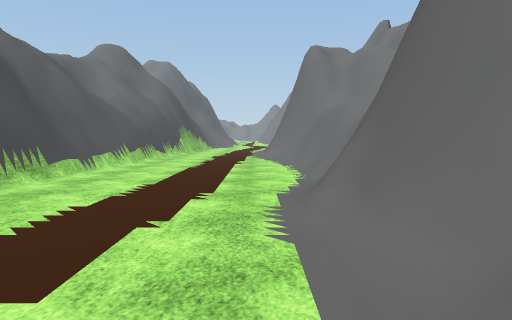
View 1 (above)

15 first-person views from a walk through a scene from a Unity 3-D project. The camera is 1.4 m above the floor, tilts 4° down and sees 75° across. The floor is counted in squares, 2 m on a side. Each view is taken from the middle of a square. On the plan, view 1 faces up. The plan holds only what a view shows up to about 10 squares ahead; the rest is blank. The place goes on beyond the plan. Some animated figures are left out. Some surface patterns are stand-ins.

View 2
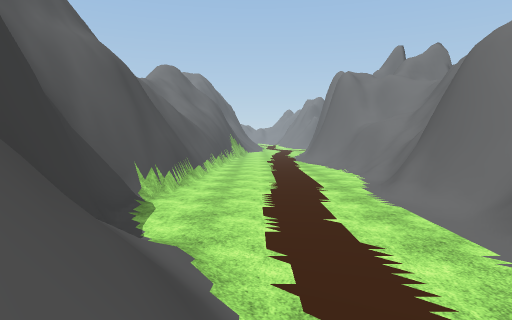

View 3
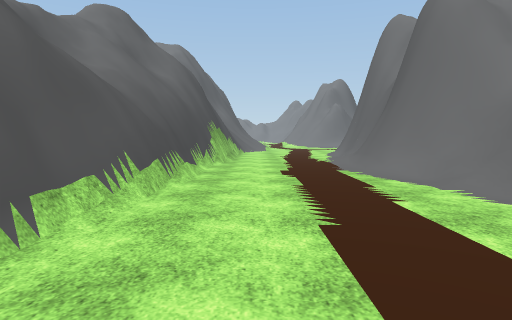

View 4
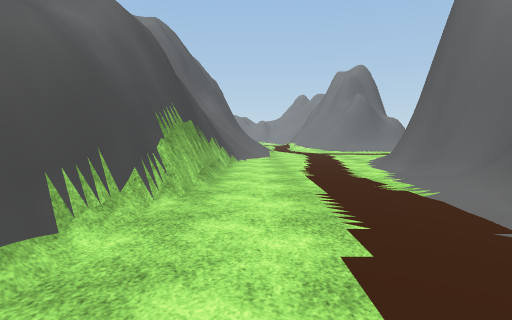

View 5
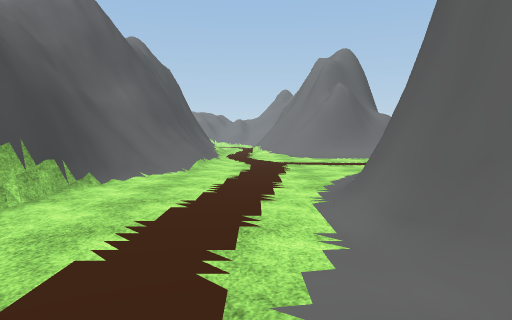

View 6
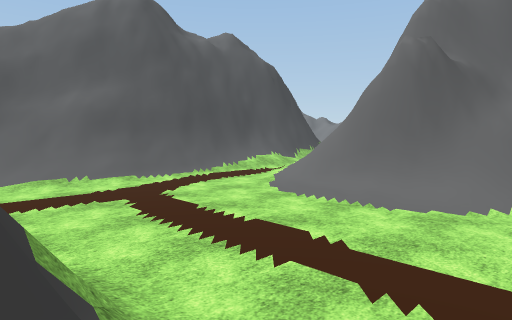

View 7
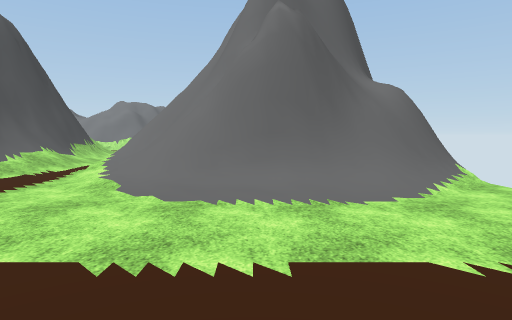

View 8
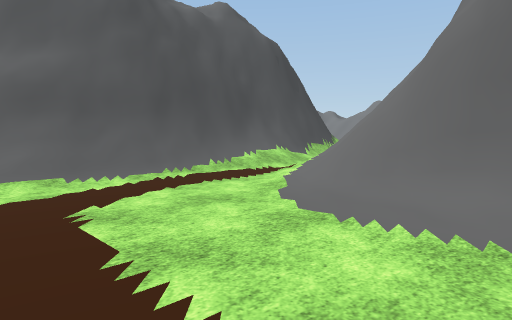

View 9
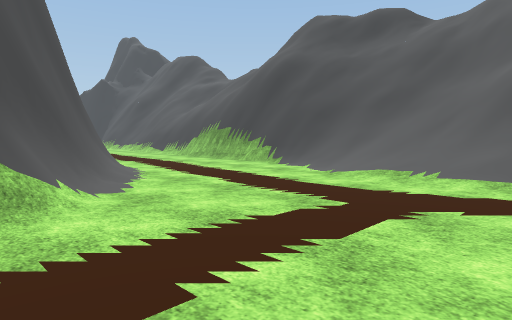

View 10
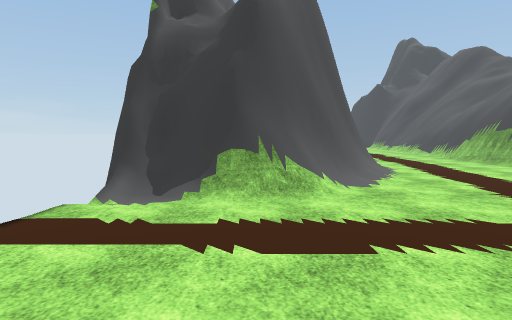

View 11
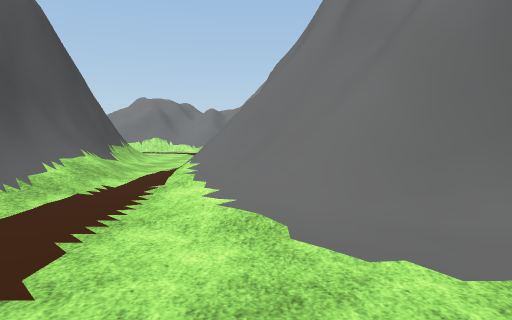

View 12
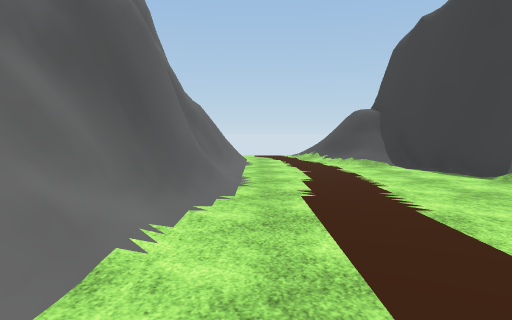

View 13
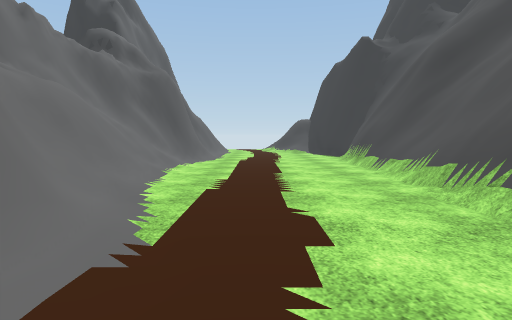

View 14
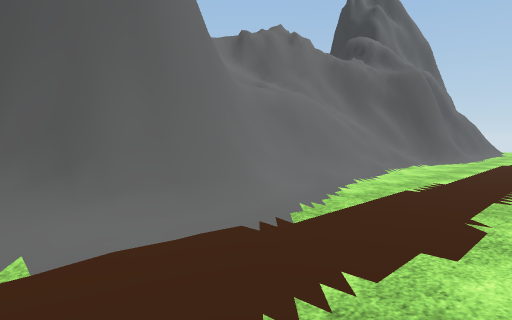

View 15
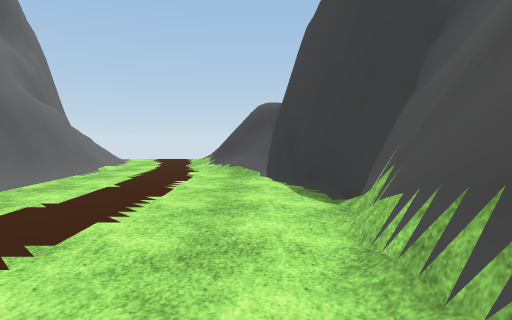

### Floor plan
Key: @ floor where view 1 was taken; # wall or solid block; x gap in a wall; . main floor; : floor 7.25 m higher than the main floor; + floor 7.5 m higher than the main floor; * floor 8.5 m higher than the main floor; % floor 8.75 m higher than the main floor; & floor 9.75 m higher than the main floor; / step, stairs or slope; = window, fence, low wall or low ledge; v drop or lower ground.
Columns run from 7 left of view 1 to 6 right of it. Each row starts with its distance up from view 1.
 33   v #/.
 32   v #/.
 31     #/.
 30    ##/.=##
 29   v #///##
 28   v #////#####
 27   v##/../####/
 26   ###/...////.
 25   ###//.......
 24 &=#==//.......
 23 %+#////.......
 22 *:=#//.....///
 21  =##//....###/
 20    ##..../####
 19     #....##
 18     #.../#
 17     #...##
 16     #...#
 15     #../#
 14    ##../#
 13    #.../#
 12    #=../#
 11    #=...##
 10    #=.../#
  9    #..../#
  8    #....=#
  7    #..../#
  6    #..../#
  5    #..../#
  4    #....##
  3    #....#
  2    #....#
  1    #....#
  0    #/..@##
 -1    #//..##
 -2    #x=..=#
 -3      /../#
 -4       ../

Where each view was taken, in squares from view 1:
view 1: 0 up, 0 right, facing up
view 2: 3 down, 2 left, facing up
view 3: 5 up, 2 left, facing up
view 4: 10 up, 2 left, facing up
view 5: 14 up, 0 right, facing up
view 6: 21 up, 6 right, facing up-left
view 7: 22 up, 3 right, facing up
view 8: 23 up, 4 right, facing up-left
view 9: 25 up, 4 right, facing down-left
view 10: 26 up, 4 right, facing down
view 11: 24 up, 1 right, facing up
view 12: 8 up, 0 right, facing down
view 13: 14 up, 1 left, facing down
view 14: 14 up, 2 left, facing down-right
view 15: 6 up, 3 left, facing down
